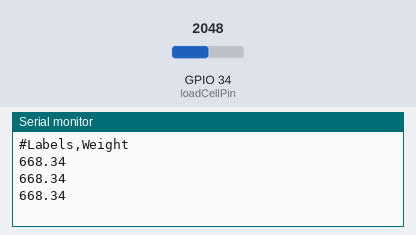
This sketch was run on a simulated ESP32. On the bench: the last lines printed to the serial monitor. The inputs (shaded band) are chosen by the test bench; at power-on: GPIO 34 (loadCellPin) = 2048.

Above: at 1.3 s.
1.4 s: GPIO 34 (loadCellPin) set to 2866
At 1.9 s:
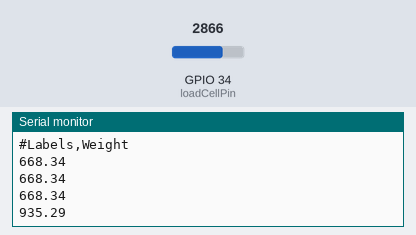
2.9 s: GPIO 34 (loadCellPin) set to 3603
At 3.4 s:
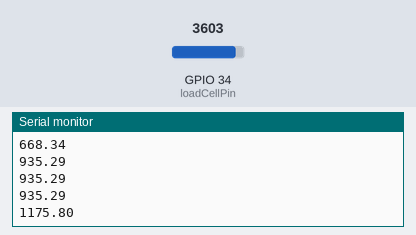
Timing chart, 0 to 5.9 s (numbered marks = the images above; inputs shaded):
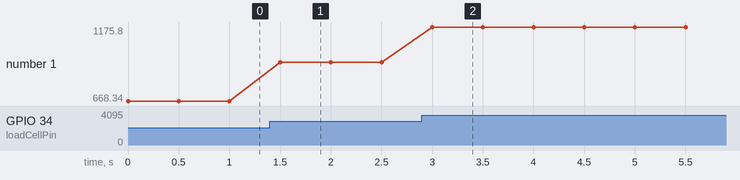

The sketch:

sketch_jul16a.ino
```cpp
// Include the required libraries
#include <Arduino.h>

// Define the pin for the load cell signal
const int loadCellPin = 34;  // D34

// Calibration parameters
const float calibrationFactor = 3.33; // Calibration factor obtained from calibration
void setup() {
  // Initialize serial communication
  Serial.begin(9600);

  // Configure the Serial Plot feature
  Serial.println("#Labels,Weight");
}

void loop() {
  // Read the load cell signal value
  int loadCellValue = analogRead(loadCellPin);

  // Convert the load cell value to weight using the calibration factor
  float weight = loadCellValue * calibrationFactor;

  // Send the weight data to Serial Plot
  //Serial.print("Force = ");
  Serial.println((weight/100) * 9.8);
  //Serial.println("Newtons");

  delay(500); // Adjust the delay time as needed
}
```

Measured:
- after the input at 1.4 s, the serial monitor: prints a new line after 0.10 s (image 1)
- after the input at 2.9 s, the serial monitor: prints a new line after 0.10 s (image 2)
- plotted number 1: 668.34 → 935.29 after the input at 1.4 s, 935.29 → 1175.8 after the input at 2.9 s
